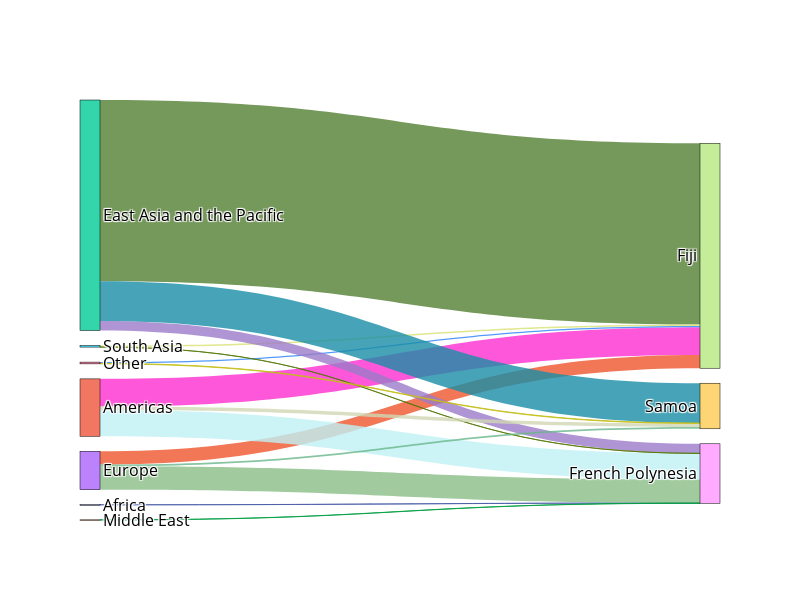

Here is the notebook cell this chart was saved with:
### Code cell
import pandas as pd
import random
import plotly.graph_objects as go

df = pd.read_excel("arrive by region.xlsx")
df.head()

print(df.columns)
# Convert column names to string type
df.columns = df.columns.map(str)

# Prepare data for the Sankey diagram
# Reorder the nodes to specify the desired order on the right side
nodes = list(df['Arrivals from regions'].unique()) + ['Fiji', 'French Polynesia', 'Samoa']  # Desired order

# Create a dictionary to map each node to an index
node_indices = {node: i for i, node in enumerate(nodes)}

# Define links (flows)
targets = [node_indices[country] for country in df['Country']]
sources = [node_indices[region] for region in df['Arrivals from regions']]
values = df['2019'].tolist()  # Use 2019 data as the flow values

# Generate random colors
def random_color():
    return f'rgba({random.randint(0, 255)}, {random.randint(0, 255)}, {random.randint(0, 255)}, 0.8)'

colors = [random_color() for _ in range(len(values))]

# Create Sankey diagram
fig = go.Figure(data=[go.Sankey(
    node=dict(
        pad=15,
        thickness=20,
        line=dict(color="black", width=0.5),
        label=nodes
    ),
    link=dict(
        source=sources,
        target=targets,
        value=values,
        color=colors  # Set random colors for the links
    )
)])

# Set chart dimensions
fig.update_layout(
    font_size=16,
    width=800,  # Set the width of the chart
    height=600,  # Set the height of the chart
    paper_bgcolor='white',  # Set the background color of the paper
    plot_bgcolor='white',   # Set the background color of the plot area
    font=dict(color='black')  # Set the font color
)

fig.write_image('arrivals_regions.png', height=600, width=800, scale=3)

fig.show()

### Figure 1 — Plotly figure (JSON) as saved in the notebook; plotly's stock layout.template omitted (floating-point values rounded to 4 significant figures)
{"data": [{"link": {"color": ["rgba(72, 213, 147, 0.8)", "rgba(255, 46, 208, 0.8)", "rgba(83, 127, 50, 0.8)", "rgba(238, 85, 46, 0.8)", "rgba(67, 115, 133, 0.8)", "rgba(215, 226, 115, 0.8)", "rgba(38, 129, 250, 0.8)", "rgba(70, 90, 165, 0.8)", "rgba(192, 242, 246, 0.8)", "rgba(157, 123, 202, 0.8)", "rgba(138, 191, 136, 0.8)", "rgba(0, 158, 66, 0.8)", "rgba(83, 119, 6, 0.8)", "rgba(145, 69, 51, 0.8)", "rgba(57, 141, 91, 0.8)", "rgba(209, 215, 181, 0.8)", "rgba(25, 142, 167, 0.8)", "rgba(105, 183, 139, 0.8)", "rgba(32, 208, 46, 0.8)", "rgba(37, 205, 36, 0.8)", "rgba(196, 190, 23, 0.8)"], "source": [0, 1, 2, 3, 4, 5, 6, 0, 1, 2, 3, 4, 5, 6, 0, 1, 2, 3, 4, 5, 6], "target": [7, 7, 7, 7, 7, 7, 7, 8, 8, 8, 8, 8, 8, 8, 9, 9, 9, 9, 9, 9, 9], "value": [0, 110, 720, 53, 0, 6, 5, 0.3, 104, 38, 93, 0.7, 0.4, 0, 0, 14, 158, 7, 0, 0, 2]}, "node": {"label": ["Africa", "Americas", "East Asia and the Pacific", "Europe", "Middle East", "South Asia", "Other", "Fiji", "French Polynesia", "Samoa"], "line": {"color": "black", "width": 0.5}, "pad": 15, "thickness": 20}, "type": "sankey"}], "layout": {"font": {"color": "black", "size": 16}, "height": 600, "paper_bgcolor": "white", "plot_bgcolor": "white", "width": 800}}
